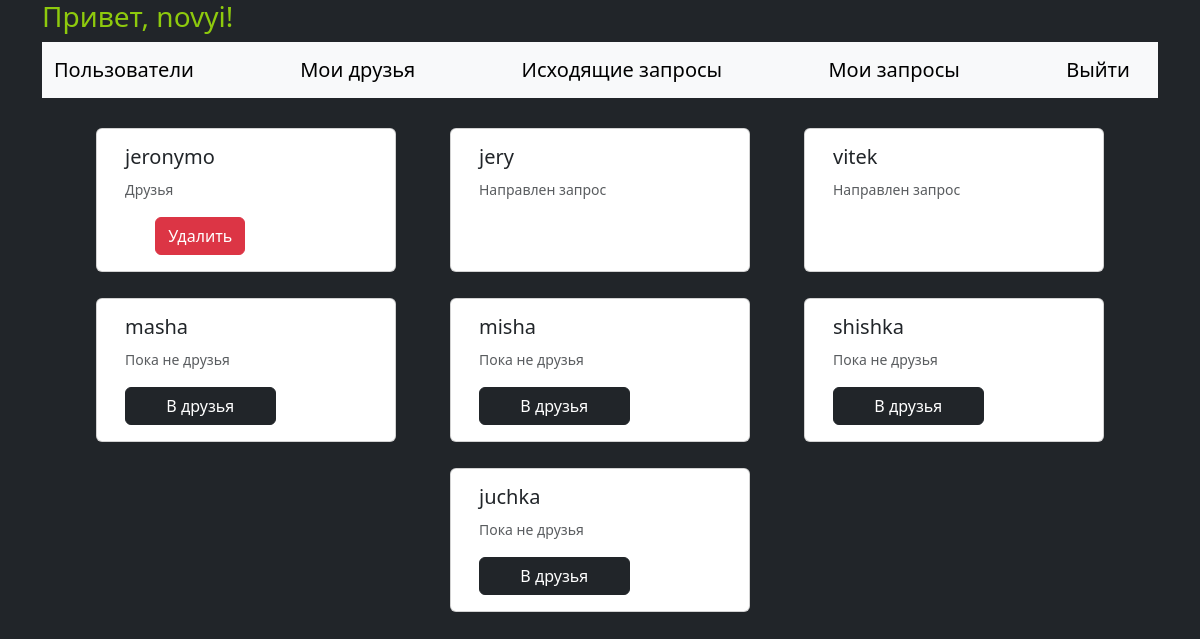
Page /userlist/ (signed in) on the committed database.
### main/models.py (models this page shows)
class User(AbstractUser):
    username = models.CharField(blank=False, unique=True, max_length=100, verbose_name='Логин')
    password = models.CharField(blank=False, max_length=50, verbose_name='Пароль')
    friends = models.ManyToManyField('User', blank=True)

### main/views.py (the view)
# urls.py: path('userlist/', all_users, name='all users'),
@login_required
def all_users(request):
    paginator = PageNumberPagination()
    paginator.page_size = 10
    context = {}
    context['menu'] = menu
    context['title'] = 'Все пользователи'
    context['users'] = []
    context['status'] = {}
    for i in User.objects.all().exclude(username = request.user):
        context['users'].append(i)
        if FriendRequest.objects.filter(from_user=request.user, to_user=i.id).exclude(status=2):
            context['status'][i.id] = 'Направлен запрос'
            continue
        if FriendRequest.objects.filter(to_user=request.user, from_user=i.id).exclude(status=2):
            context['status'][i.id] = 'Получен запрос'
            continue
        if FriendRequest.objects.filter(to_user=request.user, from_user=i.id, status=2) or FriendRequest.objects.filter(from_user=request.user, to_user=i.id, status=2):
            context['status'][i.id] = 'Друзья'
            continue
        context['status'][i.id] = 'Пока не друзья'
    return render(request, 'users/userlist.html', context=context)

### main/templates/users/userlist.html (shortened to what this page needs)
{% extends 'base.html' %}
{% block content %}
<nav class="navbar bg-body-tertiary">
    <div class="container-fluid">
        {% for title, adress in menu.items %}
        <a class="navbar-brand" href="{% url adress %}">{{title}}</a>
        {% endfor %}
    </div>
</nav>
   <div class="container mb-3" style="color:aliceblue; margin-top: 20px;">
        <div class="row row-cols-auto" style="justify-content: space-evenly;">
            {% for user in users %}
            <div class="col card mb-3" style="max-width: 600px; min-width: 300px; margin: 10px 0px;">
                <div class="row g-0">
                    <div class="col-md-8">
                        <div class="card-body">
                            <h5 class="card-title">{{ user.username }}</h5>
                            {% for username, state in status.items %}
                            {% if username == user.id %}
                            <p class="card-text"><small class="text-muted"> {{ state }}</small></p>
                            {% if state == 'Пока не друзья' %}
                            <a href="{% url 'friend request' user.id %}" class="btn btn-dark" style="display:block; min-width: 100px;">В друзья</a>
                            {% endif %}
                            <div style="display: flex; justify-content: space-around;">
                            {% if state == 'Друзья' or state == 'Получен запрос'%}
                            <a href="{% url 'delete' user.id %}" class="btn btn-danger" style="max-width: 80px; max-width: 100px;">Удалить</a>
                            {% endif %}
                            </div>
                            {% endif %}
                            {% endfor %}
                        </div>
                    </div>
                </div>
            </div>
            {% endfor %}
        </div>
    </div>
{% endblock %}

### rows in the picture
User: username "jeronymo", status "Друзья"
User: username "jery", status "Направлен запрос"
User: username "vitek", status "Направлен запрос"
User: username "masha", status "Пока не друзья"
User: username "misha", status "Пока не друзья"
User: username "shishka", status "Пока не друзья"
User: username "juchka", status "Пока не друзья"

### other values in the picture
{{ title }} "Пользователи" "Мои друзья" "Исходящие запросы" "Мои запросы" "Выйти"
